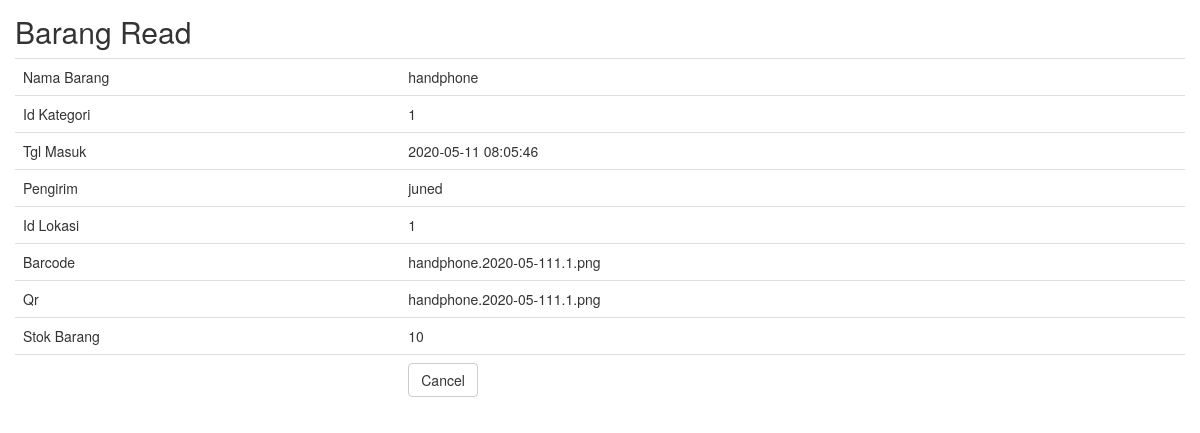
Page /barang/read/23 on the committed database.
### tables this page shows
CREATE TABLE `barang` (
  `id_barang` int(10) NOT NULL,
  `nama_barang` varchar(50) NOT NULL,
  `id_kategori` int(10) NOT NULL,
  `tgl_masuk` datetime NOT NULL,
  `pengirim` varchar(50) NOT NULL,
  `id_lokasi` int(10) NOT NULL,
  `barcode` varchar(100) NOT NULL,
  `qr` varchar(100) NOT NULL,
  `stok` int(100) DEFAULT NULL
);

### application/controllers/Barang.php (called while the page is built, shortened)
<?php
class Barang extends CI_Controller
{
    function __construct()
    {
        $this->load->model('Barang_model');
        $this->load->library('form_validation');
    }
    public function read($id)
    {
        $row = $this->Barang_model->get_by_id($id);
        if ($row) {
            $data = array(
		'id_barang' => $row->id_barang,
		'nama_barang' => $row->nama_barang,
		'id_kategori' => $row->id_kategori,
		'tgl_masuk' => $row->tgl_masuk,
		'pengirim' => $row->pengirim,
		'id_lokasi' => $row->id_lokasi,
		'barcode' => $row->barcode,
		'qr' => $row->qr,
        'stok' => $row->stok,
	    );
            $this->load->view('barang/barang_read', $data);
        } else {
            $this->session->set_flashdata('message', 'Record Not Found');
            redirect(site_url('barang'));
        }
    }
}

### index.php (called while the page is built, shortened)
<?php
require_once BASEPATH.'core/CodeIgniter.php';

### application/models/Barang_model.php (called while the page is built, shortened)
<?php
class Barang_model extends CI_Model
{
    public $table = 'barang';
    public $id = 'id_barang';
    function get_by_id($id)
    {
        $this->db->where($this->id, $id);
        return $this->db->get($this->table)->row();
    }
}

### application/views/barang/barang_read.php (the view, shortened to what this page needs)
<!doctype html>
<html>
    <head>
        <link rel="stylesheet" href="<?php echo base_url('assets/bootstrap/css/bootstrap.min.css') ?>"/>
    </head>
    <body>
        <h2 style="margin-top:0px">Barang Read</h2>
        <table class="table">
	    <tr><td>Nama Barang</td><td><?php echo $nama_barang; ?></td></tr>
	    <tr><td>Id Kategori</td><td><?php echo $id_kategori; ?></td></tr>
	    <tr><td>Tgl Masuk</td><td><?php echo $tgl_masuk; ?></td></tr>
	    <tr><td>Pengirim</td><td><?php echo $pengirim; ?></td></tr>
	    <tr><td>Id Lokasi</td><td><?php echo $id_lokasi; ?></td></tr>
	    <tr><td>Barcode</td><td><?php echo $barcode; ?></td></tr>
	    <tr><td>Qr</td><td><?php echo $qr; ?></td></tr>
        <tr><td>Stok Barang</td><td><?php echo $stok; ?></td></tr>
	    <tr><td></td><td><a href="<?php echo site_url('barang') ?>" class="btn btn-default">Cancel</a></td></tr>
	</table>
        </body>
</html>

### application/views/barang/barang_read.php (style rules this page uses)
body { padding: 15px; }

### rows in the picture
barang: nama_barang "handphone", id_kategori "1", tgl_masuk "2020-05-11 08:05:46", pengirim "juned", id_lokasi "1", barcode "handphone.2020-05-111.1.png", qr "handphone.2020-05-111.1.png", stok "10"
